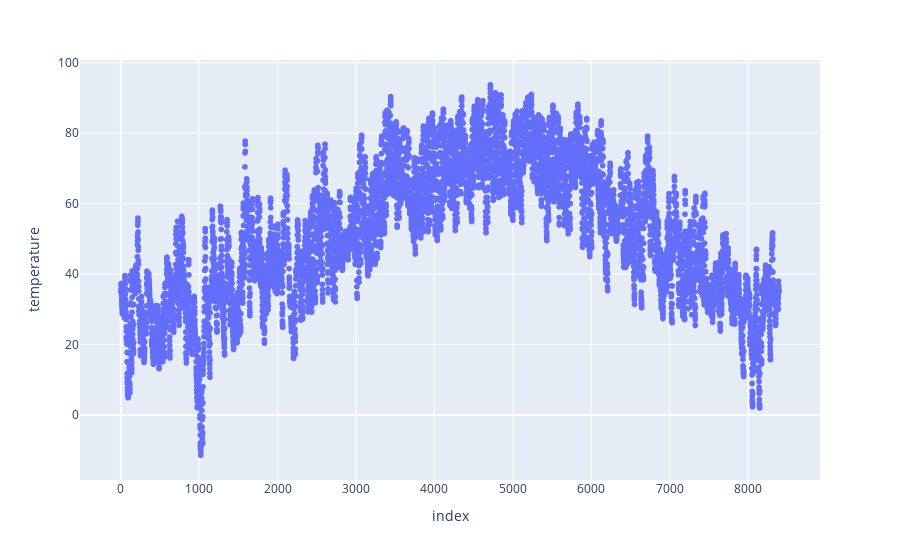

Source (notebook cell):
### Code cell
fig = px.scatter(df, y='temperature')
fig.show()

### Figure 1 — Plotly figure (JSON) as saved in the notebook; plotly's stock layout.template omitted (floating-point values rounded to 4 significant figures; data arrays with more than 128 entries replaced by an {"elided": "..."} marker saying what was removed)
{"data": [{"hovertemplate": "index=%{x}<br>temperature=%{y}<extra></extra>", "legendgroup": "", "marker": {"color": "#636efa", "symbol": "circle"}, "mode": "markers", "name": "", "showlegend": false, "type": "scattergl", "x": {"elided": "8399 int values"}, "xaxis": "x", "y": {"elided": "8399 float values"}, "yaxis": "y"}], "layout": {"legend": {"tracegroupgap": 0}, "margin": {"t": 60}, "xaxis": {"anchor": "y", "domain": [0, 1], "title": {"text": "index"}}, "yaxis": {"anchor": "x", "domain": [0, 1], "title": {"text": "temperature"}}}}
